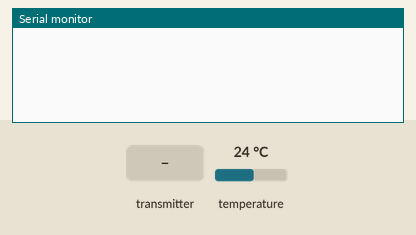
A sketch run on a simulated ESP8266 (NodeMCU). Shown: the last lines printed to the serial monitor. The test bench sets the inputs (shaded band); at power-on: temperature 24 °C.

Above: at 1.2 s.
1.3 s: the transmitter starts sending button = 1
At 2.7 s:
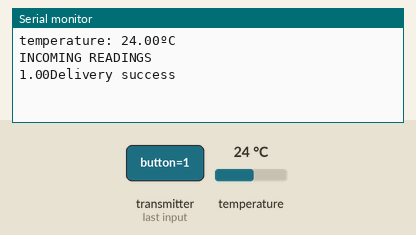
3.5 s: temperature set to 12 °C
At 4.2 s:
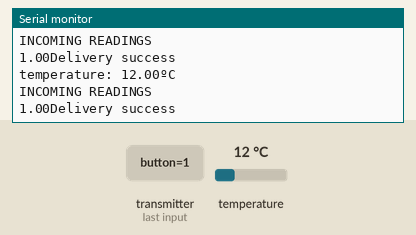
5.0 s: the transmitter starts sending button = 0
At 6.6 s:
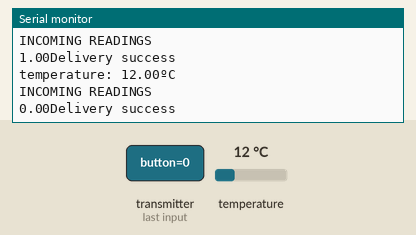

Measured:
- after the input at 1.3 s, the serial monitor: prints a new line after 0.78 s (image 1)
- after the input at 3.5 s, the serial monitor: prints a new line after 0.11 s (image 2)
- after the input at 5.0 s, the serial monitor: prints a new line after 0.14 s (image 3)

The sketch:

tes_esp_now_ds1820.ino
```cpp
// (licence header left out)
#include <ESP8266WiFi.h>
#include <espnow.h>

#include <DallasTemperature.h>
#include <OneWire.h>

// REPLACE WITH THE MAC Address of your receiver
uint8_t broadcastAddress[] = {0x3C, 0x71, 0xBF, 0x3A, 0x50, 0x79};
// Digital pin connected to the DHT sensor

#define DSPIN D1

OneWire oneWire(DSPIN);

DallasTemperature Sensors(&oneWire);

// Define variables to store DHT readings to be sent
float temperature;

// Define variables to store incoming readings
float incomingReq;

// Updates DHT readings every 10 seconds
const long interval = 1000;
unsigned long previousMillis = 0;    // will store last time DHT was updated

// Variable to store if sending data was successful
String success;

//Structure example to send data
//Must match the receiver structure
typedef struct struct_message {
  float temp;
} struct_message;

typedef struct receive_struct_message {
  bool button;
} receive_struct_message;

// Create a struct_message called DHTReadings to hold sensor readings
struct_message DSReadings;

// Create a struct_message to hold incoming sensor readings
receive_struct_message incomingReadings;

// Callback when data is sent
void OnDataSent(uint8_t *mac_addr, uint8_t sendStatus) {
  // Serial.print("Last Packet Send Status: ");
  if (sendStatus == 0) {
    Serial.println("Delivery success");
  }
  else {
    Serial.println("Delivery fail");
  }
}

// Callback when data is received
void OnDataRecv(uint8_t * mac, uint8_t *incomingData, uint8_t len) {
  memcpy(&incomingReadings, incomingData, sizeof(incomingReadings));
  //  Serial.print("Bytes received: ");
  //  Serial.println(len);
  incomingReq = incomingReadings.button;
}

void getReadings() {

  Sensors.requestTemperatures();

  temperature = Sensors.getTempCByIndex(0);
  Serial.print ("temperature: ");
  Serial.print (temperature);
  Serial.println ("ºC");

  // Read Temperature
  // temperature = dht.readTemperature();
  // Read temperature as Fahrenheit (isFahrenheit = true)
  // float t = dht.readTemperature(true);
  //  if (isnan(temperature)){
  //    Serial.println("Failed to read from DHT");
  //    temperature = 0.0;
  //  }
  // humidity = dht.readHumidity();
  // if (isnan(humidity)){
  //    Serial.println("Failed to read from DHT");
  //    humidity = 0.0;
  //  }
}

void printIncomingReadings() {
  //  Display Readings in Serial Monitor
  Serial.println("INCOMING READINGS");
//  Serial.print("Temperature: ");
  Serial.print(incomingReq);
  //  Serial.println(" ºC");
  //  Serial.print("Humidity: ");
  //  Serial.print(incomingHum);
  //  Serial.println(" %");
}

void setup() {
  // Init Serial Monitor
  Serial.begin(115200);
  Sensors.begin();

  // Set device as a Wi-Fi Station

  WiFi.mode(WIFI_STA);
  WiFi.disconnect();

  // Init ESP-NOW
  if (esp_now_init() != 0) {
    Serial.println("Error initializing ESP-NOW");
    return;
  }

  // Set ESP-NOW Role
  esp_now_set_self_role(ESP_NOW_ROLE_COMBO);

  // Once ESPNow is successfully Init, we will register for Send CB to
  // get the status of Trasnmitted packet
  esp_now_register_send_cb(OnDataSent);

  // Register peer
  esp_now_add_peer(broadcastAddress, ESP_NOW_ROLE_COMBO, 1, NULL, 0);

  // Register for a callback function that will be called when data is received
  esp_now_register_recv_cb(OnDataRecv);
}

void loop() {
  if (incomingReq) {
    // save the last time you updated the DHT values
    //Get DHT readings
    getReadings();
    //Set values to send
    DSReadings.temp = temperature;
    //    DHTReadings.hum = humidity;

    // Send message via ESP-NOW
    esp_now_send(broadcastAddress, (uint8_t *) &DSReadings, sizeof(DSReadings));

    // Print incoming readings
    printIncomingReadings();
  }
}
```
